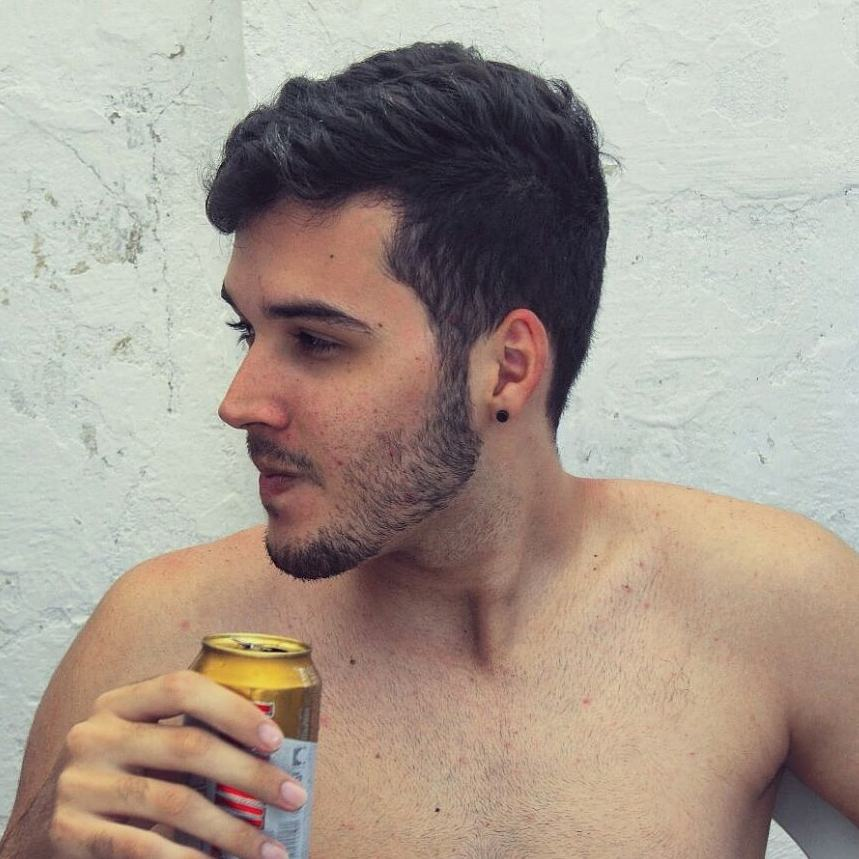
#> input picture input/eu.jpeg, 859 x 859 px
$ python -i countours.py   (imports and definitions only)   (older library calls are emulated)
#> lines starting #> are read from the running program, lines starting #| are printed output that depends on the picture; after the words box and inside, x2 and y2 are one past the last pixel; in counts of white or black regions, pixels touching at a corner belong together
#> further down, picture is the input picture: shape (859, 859, 3); mean B, G, R 144.4, 155.4, 168
import cv2
import numpy as np


def def_contornos(image,fator_de_reduc=1):

#> called with fator_de_reduc = 1
    img_redim = cv2.resize(image, None, fx = 1/fator_de_reduc, fy = 1/fator_de_reduc, interpolation = cv2.INTER_AREA)

    gray = cv2.cvtColor(img_redim, cv2.COLOR_BGR2GRAY)
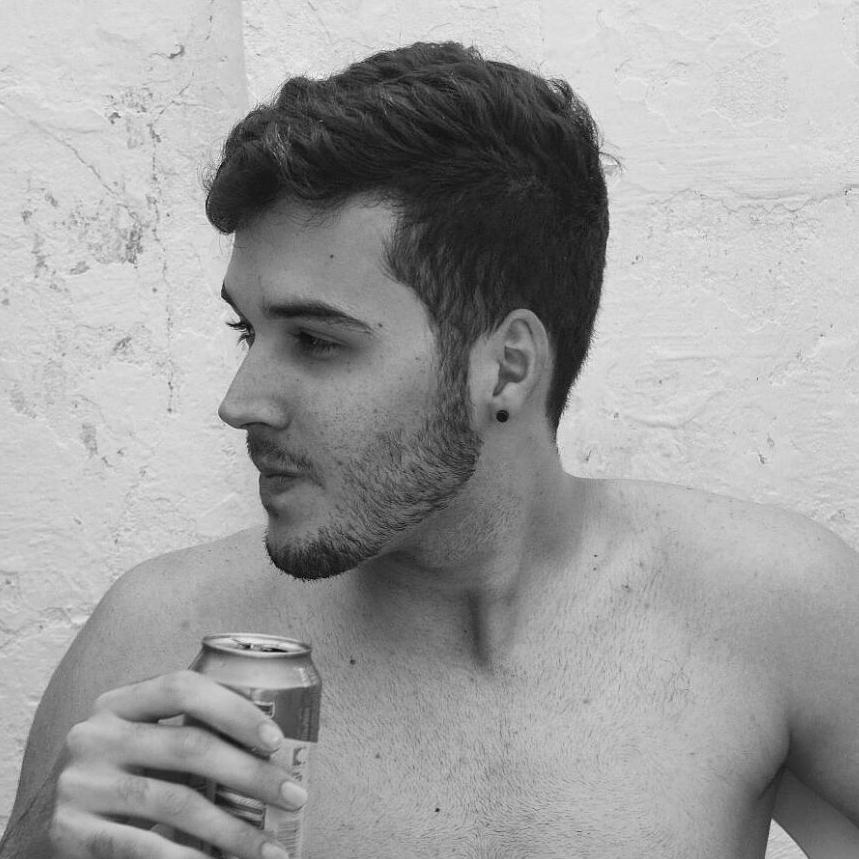
#> gray: shape (859, 859); min 1, max 253, mean 157.9
    blurred = cv2.GaussianBlur(gray, (11, 11), 0)
    cv2.imshow("Image", img_redim)
    edged = cv2.Canny(blurred, 30, 150)
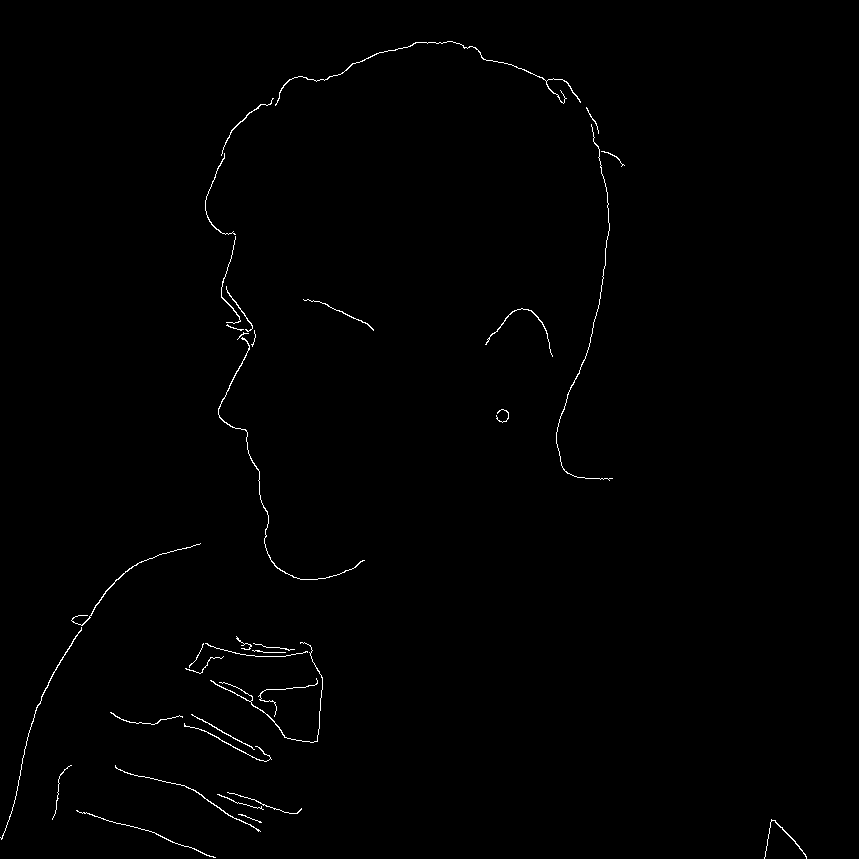
#> edged: shape (859, 859); 0.59% white in thin lines or dots, all inside (x1, y1, x2, y2) = (0, 41, 807, 859)
    cv2.imshow("Edges", edged)


    # aux_img = canny
    # aux_name = 'Canny'

    (_, cnts, _) = cv2.findContours(edged.copy(), cv2.RETR_EXTERNAL,cv2.CHAIN_APPROX_SIMPLE)
#> cnts = 35 contours, 18 with area under 20; largest, box (x1, y1, x2, y2) and area: (218, 337, 365, 580) 85, (275, 41, 581, 106) 82, (210, 642, 323, 743) 52, (71, 543, 201, 626) 52, (0, 627, 82, 840) 47
    # print("I count {} coins in this image".format(len(cnts)))
    coins = image.copy()
    cv2.drawContours(coins, cnts, -1, (0, 255, 0), 1)
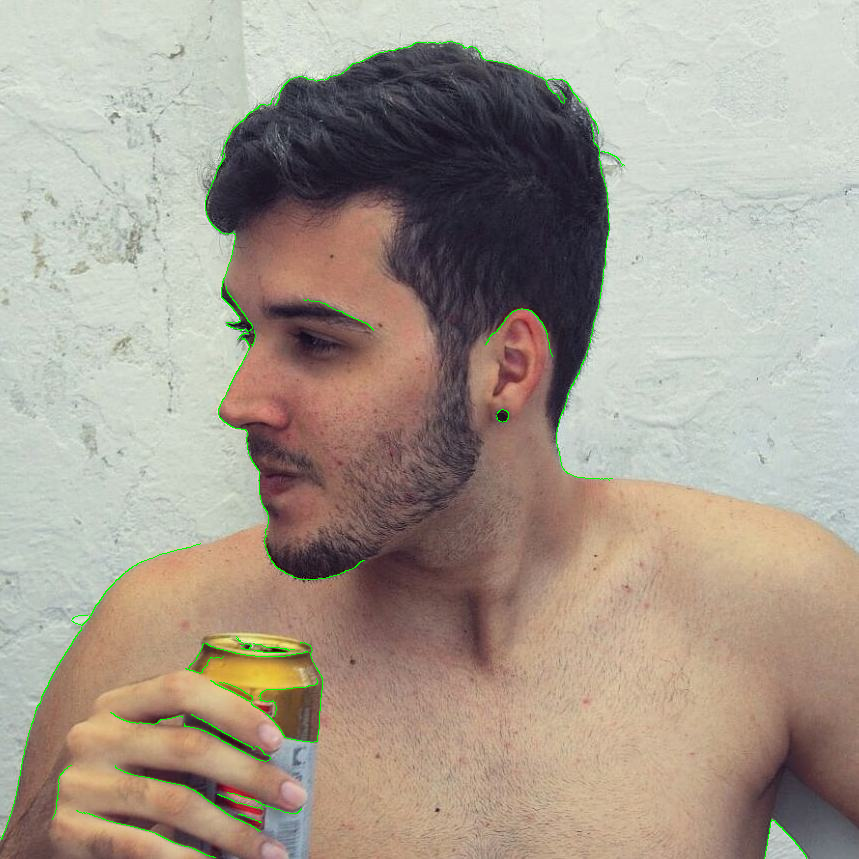
#> coins: shape (859, 859, 3); 0.59% of pixels changed, all inside (x1, y1, x2, y2) = (0, 41, 807, 859)
    cv2.imshow("Coins", coins)

    k = cv2.waitKey(0)
#> (key Esc is pressed here)
    if k==27:
        cv2.destroyAllWindows()
    elif ord('s'):
        cv2.imwrite("output/Contornada_pintada.png",coins)
        cv2.imwrite("output/Contornada.png",edged)


    # [5 lines of commented-out code are left out]

>>> import cv2
>>> picture = cv2.imread('../input/eu.jpeg')
>>> result = def_contornos(picture)

$ run again, on input/mao.jpeg
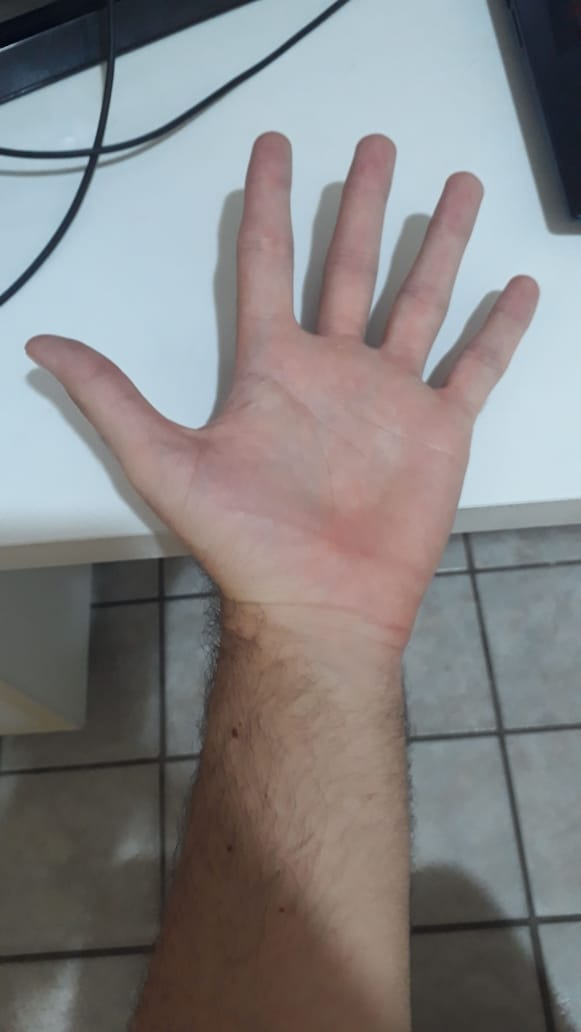
#> input picture input/mao.jpeg, 581 x 1032 px
#> picture is the input picture: shape (1032, 581, 3); mean B, G, R 130.6, 130.1, 131.8
#> in def_contornos, `edged = cv2.Canny(blurred, 30, 150)`:
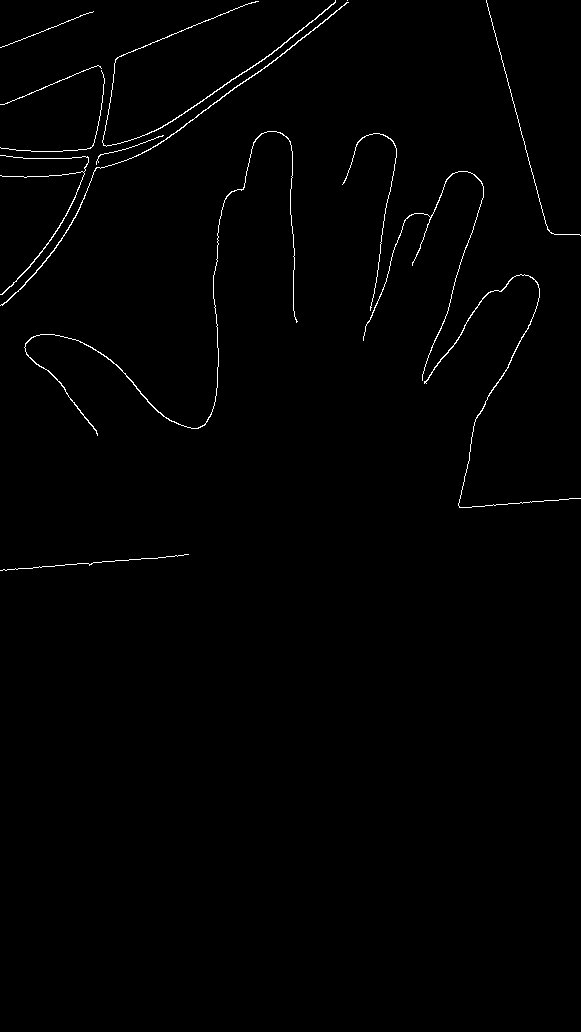
#> edged: shape (1032, 581); 0.82% white in thin lines or dots, all inside (x1, y1, x2, y2) = (0, 0, 581, 571)
#> cnts = 14 contours, 7 with area under 20; largest, box (x1, y1, x2, y2) and area: (0, 2, 349, 306) 218, (24, 131, 298, 436) 169, (102, 0, 336, 147) 152, (424, 274, 581, 508) 122, (0, 155, 89, 295) 72, (363, 171, 484, 381) 65, (342, 133, 397, 311) 21
#> in def_contornos, `cv2.drawContours(coins, cnts, -1, (0, 255, 0), 1)`:
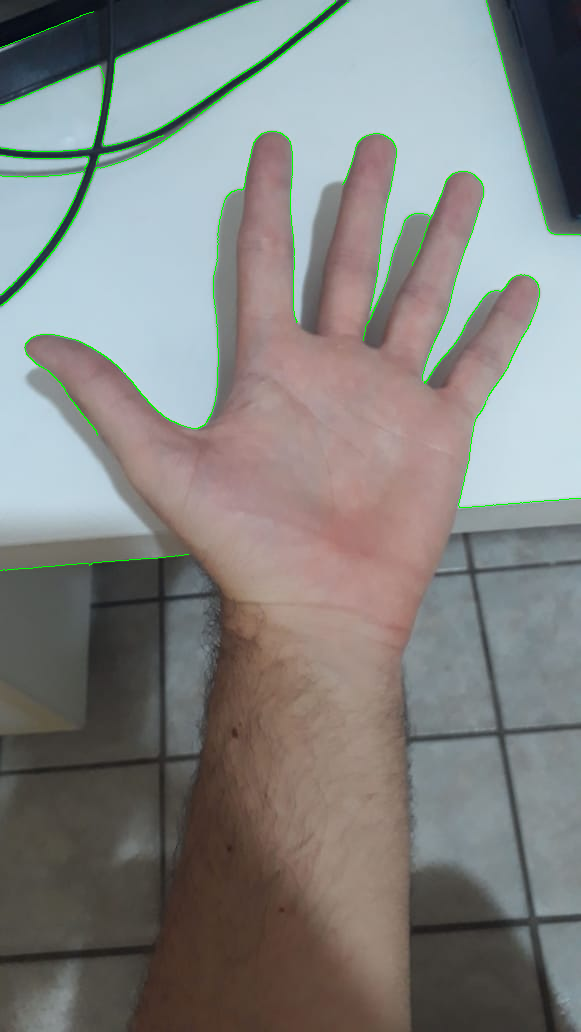
#> coins: shape (1032, 581, 3); 0.82% of pixels changed, all inside (x1, y1, x2, y2) = (0, 0, 581, 571)
